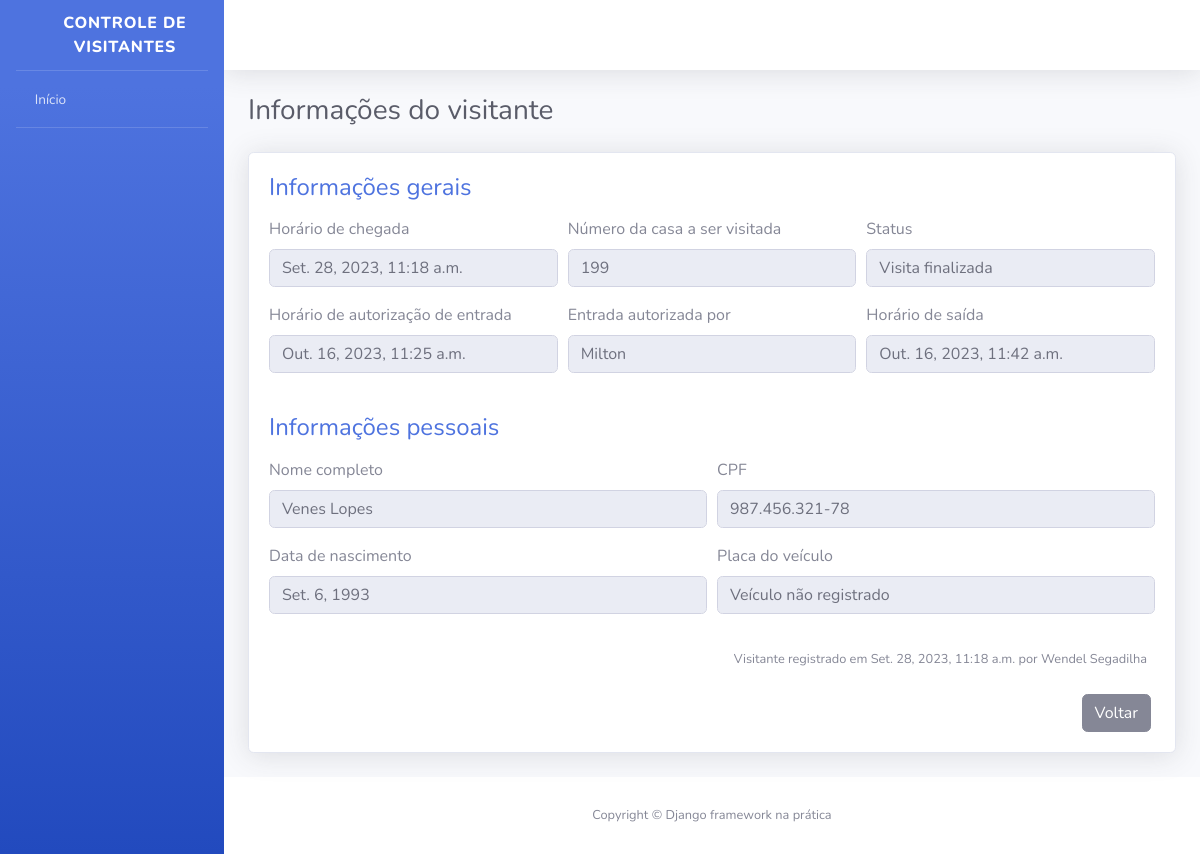
Screenshot of /visitantes/1/ (signed in) with the database file from the repository.
### apps/visitantes/models.py (models this page shows, shortened)
class Visitante(models.Model):
    STATUS_VISITANTE = [
        ("AGUARDANDO", "Aguardando autorização"),
        ("EM_VISITA", "Em visita"),
        ("FINALIZADO", "Visita finalizada"),
    ]
    status = models.CharField(
        verbose_name="Status",
        max_length=10,
        choices=STATUS_VISITANTE,
        default="AGUARDANDO"
    )
    nome_completo = models.CharField(
        verbose_name="Nome completo",
        max_length=194,
    )
    cpf = models.CharField(
        verbose_name="CPF",
        max_length=11,
    )
    data_nascimento = models.DateField(
        verbose_name="Data de nascimento",
        auto_now=False,
        auto_now_add=False,
    )
    numero_casa = models.PositiveSmallIntegerField(
        verbose_name="Número da casa a ser visitada",
    )
    placa_veiculo = models.CharField(
        verbose_name="Placa do veículo",
        max_length=7,
        blank=True,
        null=True,
    )
    horario_chegada = models.DateTimeField(
        verbose_name="Horário chegada na portária",
        auto_now_add=True,
    )
    horario_saida = models.DateTimeField(
        verbose_name="Horário de saída do condomínio",
        auto_now=False,
        blank=True,
        null=True,
    )
    horario_autorizacao = models.DateTimeField(
        verbose_name="Horário de autorização de entrada",
        auto_now=False,
        blank=True,
        null=True,
    )
    morador_responsavel = models.CharField(
        verbose_name="Nome do morador reponsável por autorizar a entrada do visitante",
        max_length=194,
        blank=True,
    )
    registrado_por = models.ForeignKey(
        "porteiros.Porteiro",
        verbose_name="Porteiro responsável pelo registro",
        on_delete=models.PROTECT
    )
    def get_horario_autorizacao(self):
        if self.horario_autorizacao:
            return self.horario_autorizacao
        return "Visitante aguardando autorização"
    def get_morador_responsavel(self):
        if self.morador_responsavel:
            return self.morador_responsavel
        return "Visitante aguardando autorização"
    def get_placa_veiculo(self):
        if self.placa_veiculo:
            return self.placa_veiculo
        return "Veículo não registrado"
    def get_cpf_formatado(self):
        if self.cpf:
            cpf = str(self.cpf)
            cpf_parte_um = cpf[0:3]
            cpf_parte_dois = cpf[3:6]
            cpf_parte_tres = cpf[6:9]
            cpf_parte_quatro = cpf[9:]
            cpf_formatado = f"{cpf_parte_um}.{cpf_parte_dois}.{cpf_parte_tres}-{cpf_parte_quatro}"
            return cpf_formatado
    class Meta:
        verbose_name="Visitante"
        verbose_name_plural="Visitantes"
        db_table="visitante"

### apps/porteiros/models.py (models this page shows)
class Porteiro(models.Model):
    usuario = models.OneToOneField(
        "usuarios.Usuario",
        verbose_name="Usuário",
        on_delete=models.PROTECT # Não permite a remoção de porteiros e/ou usuários
    )
    nome_completo = models.CharField(
        verbose_name="Nome completo",
        max_length=194,
    )
    cpf = models.CharField(
        verbose_name="CPF",
        max_length=11,
    )
    telefone = models.CharField(
        verbose_name="Telefone de contato",
        max_length=194,
    )
    data_nascimento = models.DateField(
        verbose_name="Data de nascimento",
        auto_now_add=False,
        auto_now=False,
    )
    class Meta:
        verbose_name="Porteiro"
        verbose_name_plural="Porteiros"
        db_table="porteiro"
    def __str__(self):
        return self.nome_completo

### apps/visitantes/views.py (the view, shortened to what this page needs)
# urls.py: path("visitantes/<int:id>/", informacoes_visitantes, name="informacoes_visitantes"),
@login_required
def informacoes_visitantes(request, id):
    visitante = get_object_or_404(
        Visitante,
        id=id
    )
    form = AutorizaVisitanteForm()
    context = {
        "nome_pagina":"Informações do visitante",
        "visitante":visitante,
        "form":form
    }
    return render(request, "informacoes_visitante.html", context)

### apps/visitantes/forms.py
class AutorizaVisitanteForm(forms.ModelForm):
    morador_responsavel = forms.CharField(required=True)
    class Meta:
        model = Visitante
        fields = [
            "morador_responsavel"
        ]
        error_messages = {
            "morador_responsavel" : {
               "required": "Por favor, informe o nome do morador respon´savel por autorizar a entrada do visitante"
            }
         }

### templates/informacoes_visitante.html (shortened to what this page needs)
{% extends "base.html" %}
{% load widget_tweaks %}
{% block conteudo %}
<div class="container">
    <div class="d-sm-flex align-items-center justify-content-between mb-4">
        <h1 class="h3 mb-0 text-gray-800">{{ nome_pagina }}</h1>
    </div>
    <div class="card shadow mb-4">
        <div class="card-body">
            <h4 class="mb-3 text-primary">
                Informações gerais
            </h4>
            <form>
                <div class="form-row">
                    <div class="form-group col-md-4">
                        <label>Horário de chegada</label>
                        <input type="text" class="form-control" value="{{ visitante.horario_chegada }}" disabled>
                    </div>
                    <div class="form-group col-md-4">
                        <label>Número da casa a ser visitada</label>
                        <input type="text" class="form-control" value="{{ visitante.numero_casa }}" disabled>
                    </div>
                    <div class="form-group col-md-4">
                        <label>Status</label>
                        <input type="text" class="form-control" value="{{ visitante.get_status_display }}" disabled>
                    </div>
                </div>
                <div class="form-row">
                    <div class="form-group col-md-4">
                        <label>Horário de autorização de entrada</label>
                        <input type="text" class="form-control" value="{{ visitante.get_horario_autorizacao }}" disabled>
                    </div>
                    <div class="form-group col-md-4">
                        <label>Entrada autorizada por</label>
                        <input type="text" class="form-control" value="{{ visitante.get_morador_responsavel }}" disabled>
                    </div>
                    <div class="form-group col-md-4">
                        <label>Horário de saída</label>
                        <input type="text" class="form-control" value="{{ visitante.horario_saida }}" disabled>
                    </div>
                </div>
            </form>
            <h4 class="mb-3 mt-4 text-primary">
                Informações pessoais
            </h4>
            <form>
                <div class="form-row">
                    <div class="form-group col-md-6">
                        <label>Nome completo</label>
                        <input type="text" class="form-control" value="{{ visitante.nome_completo }}" disabled>
                    </div>
                    <div class="form-group col-md-6">
                        <label>CPF</label>
                        <input type="text" class="form-control" value="{{ visitante.get_cpf_formatado }}" disabled>
                    </div>
                </div>
                <div class="form-row">
                    <div class="form-group col-md-6">
                        <label>Data de nascimento</label>
                        <input type="text" class="form-control" value="{{ visitante.data_nascimento }}" disabled>
                    </div>
                    <div class="form-group col-md-6">
                        <label>Placa do veículo</label>
                        <input type="text" class="form-control" value="{{ visitante.get_placa_veiculo }}" disabled>
                    </div>
                </div>
            </form>
            <p class="mr-2 mt-3 mb-4 text-right">
                <small>
                    Visitante registrado em {{ visitante.horario_chegada }} por {{ visitante.registrado_por }}
                </small>
            </p>
            <div class="mr-1 text-right">
                <a href="{% url 'index' %}" class="btn btn-secondary text-white" type="button">
                    <span class="text">Voltar</span>
                </a>
            </div>
        </div>
    </div>
</div>
{% endblock %}

### rows the page displays
Visitante: horario_chegada "Set. 28, 2023, 11:18 a.m.", numero_casa "199", status "Visita finalizada", get_horario_autorizacao "Out. 16, 2023, 11:25 a.m.", get_morador_responsavel "Milton", horario_saida "Out. 16, 2023, 11:42 a.m.", nome_completo "Venes Lopes", get_cpf_formatado "987.456.321-78", data_nascimento "Set. 6, 1993", get_placa_veiculo "Veículo não registrado", registrado_por "Wendel Segadilha"

### other values shown
{{ nome_pagina }} "Informações do visitante"
